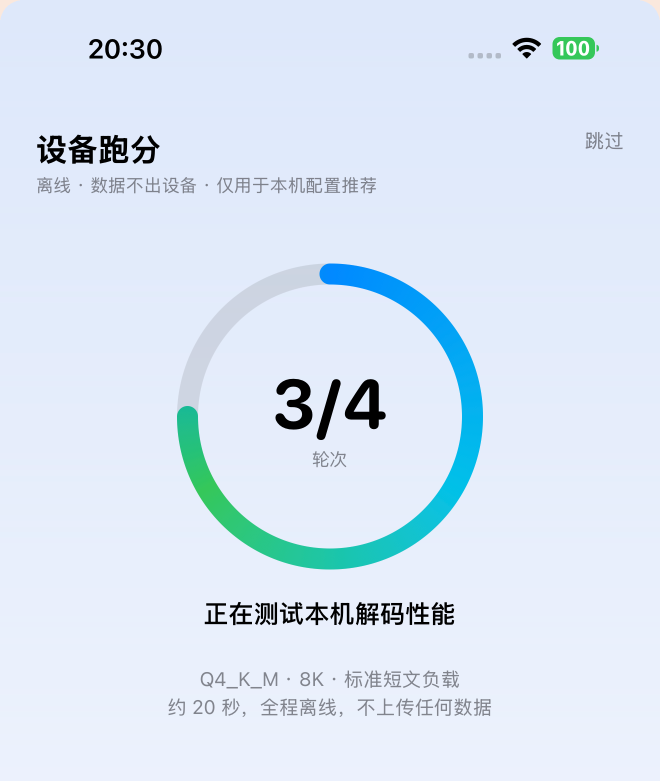
#> input picture docs/aiy27/figures/v5-assets/cover-device-v5b.png, 1320 x 1561 px (shown at 1/2 size)
$ python gen_v6_assets.py
#> lines starting #> are read from the running program, lines starting #| are printed output that depends on the picture; after the words box and inside, x2 and y2 are one past the last pixel; in counts of white or black regions, pixels touching at a corner belong together
#!/usr/bin/env python3
"""AIY 27 PPT v6 素材：设备屏幕卡 + 三张数据图。

- 设备卡：真实跑分截图 + 深色窄边框 + 柔和投影（不是假手机，只是屏幕展示卡）。
- 图表：matplotlib / Helvetica Neue / 透明底，颜色与 v6 色板一致。
"""
import os

import matplotlib
matplotlib.use("Agg")
import matplotlib.pyplot as plt
from matplotlib import font_manager as fm
import numpy as np
from PIL import Image, ImageDraw, ImageFilter

HERE = os.path.dirname(os.path.abspath(__file__))
OUT = os.path.join(HERE, "v6-assets")
os.makedirs(OUT, exist_ok=True)

NAVY = "#0B1B2B"
BLUE = "#1E6BFF"
MINT = "#2FBFB0"
RUST = "#B24A32"
GRAY = "#8A939E"
LINE = "#D9D2C5"
INK = "#0E1116"

plt.rcParams.update({
    "font.family": "Helvetica Neue",
    "font.size": 9,
    "axes.edgecolor": LINE,
    "axes.labelcolor": "#6E7680",
    "xtick.color": "#6E7680",
    "ytick.color": "#6E7680",
    "figure.dpi": 300,
    "savefig.dpi": 300,
})


def device_tile():
    src = Image.open(os.path.join(HERE, "v5-assets", "cover-device-v5b.png")).convert("RGB")
#> src is the input picture: PIL image 1320x1561 RGB; mean R, G, B 218.3, 230.6, 244.7
    W, H = 1480, 1720
    canvas = Image.new("RGBA", (W, H), (0, 0, 0, 0))
#> canvas: PIL image 1480x1720 RGBA; every value is 0
    shadow = Image.new("RGBA", (W, H), (0, 0, 0, 0))
    sd = ImageDraw.Draw(shadow)
    sd.rounded_rectangle([40, 58, 1440, 1700], radius=100, fill=(0, 0, 0, 70))
    shadow = shadow.filter(ImageFilter.GaussianBlur(34))
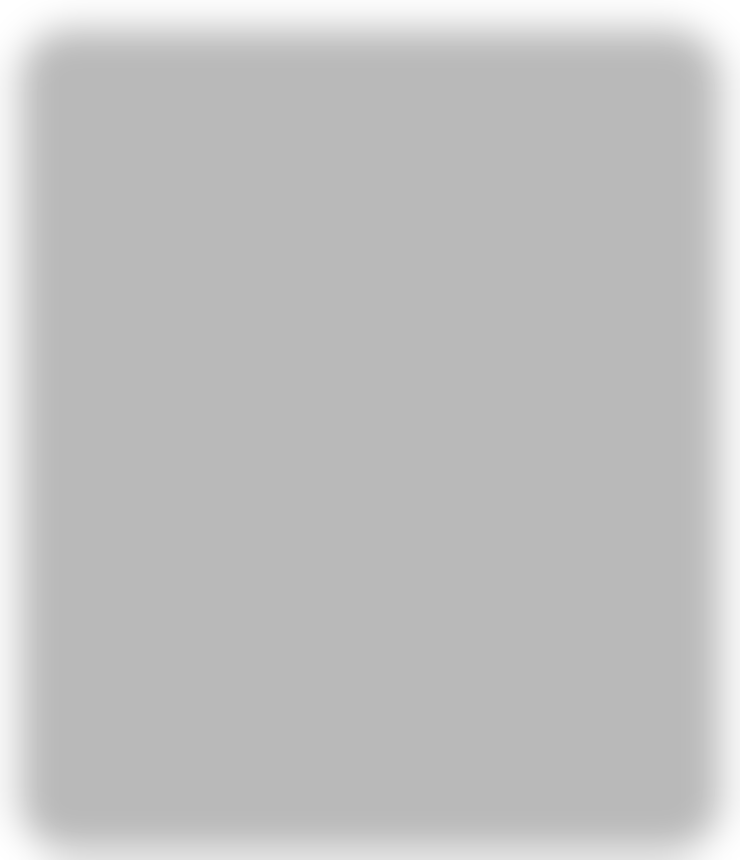
#> shadow: PIL image 1480x1720 RGBA (shown at 1/2 size); mean R, G, B, A 0, 0, 0, 62.8; transparent parts drawn white
    canvas.alpha_composite(shadow)

    body = Image.new("RGBA", (W, H), (0, 0, 0, 0))
    bd = ImageDraw.Draw(body)
    bd.rounded_rectangle([40, 40, 1440, 1682], radius=96, fill=(10, 10, 12, 255))
    bd.rounded_rectangle([54, 54, 1426, 1668], radius=84, outline=(52, 52, 58, 255), width=2)
    canvas.alpha_composite(body)
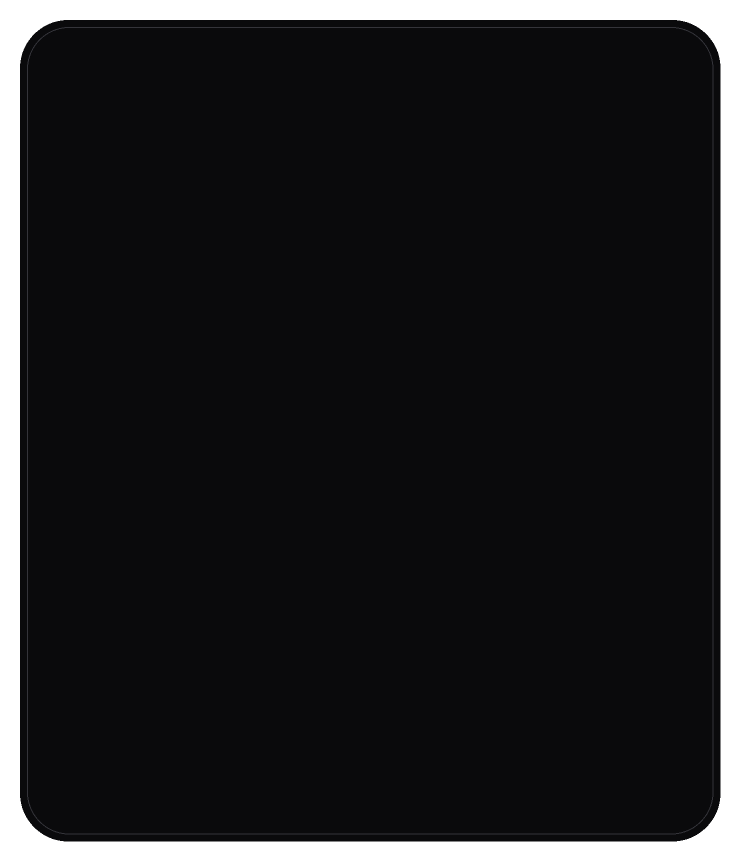
#> body: PIL image 1480x1720 RGBA (shown at 1/2 size); mean R, G, B, A 9.2, 9.2, 11, 229.8; transparent parts drawn white

    sw, sh = 1348, 1596
    screen = src.resize((sw, sh), Image.LANCZOS).convert("RGBA")
    mask = Image.new("L", (sw, sh), 0)
#> mask: PIL image 1348x1596 L; every value is 0
    md = ImageDraw.Draw(mask)
    md.rounded_rectangle([0, 0, sw, sh], radius=62, fill=255)
    screen.putalpha(mask)
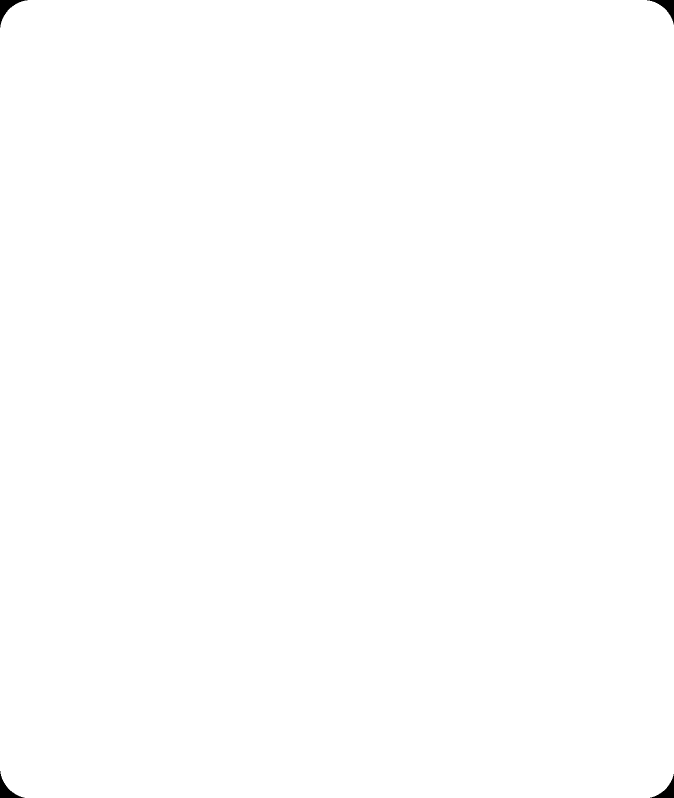
#> mask: PIL image 1348x1596 L (shown at 1/2 size); 99.9% white; 4 black regions, box (x1, y1, x2, y2) and area: (0, 0, 55, 55) 842, (1294, 0, 1348, 49) 787, (0, 1542, 49, 1596) 787, (1300, 1548, 1348, 1596) 733
    canvas.paste(screen, (66, 66), screen)
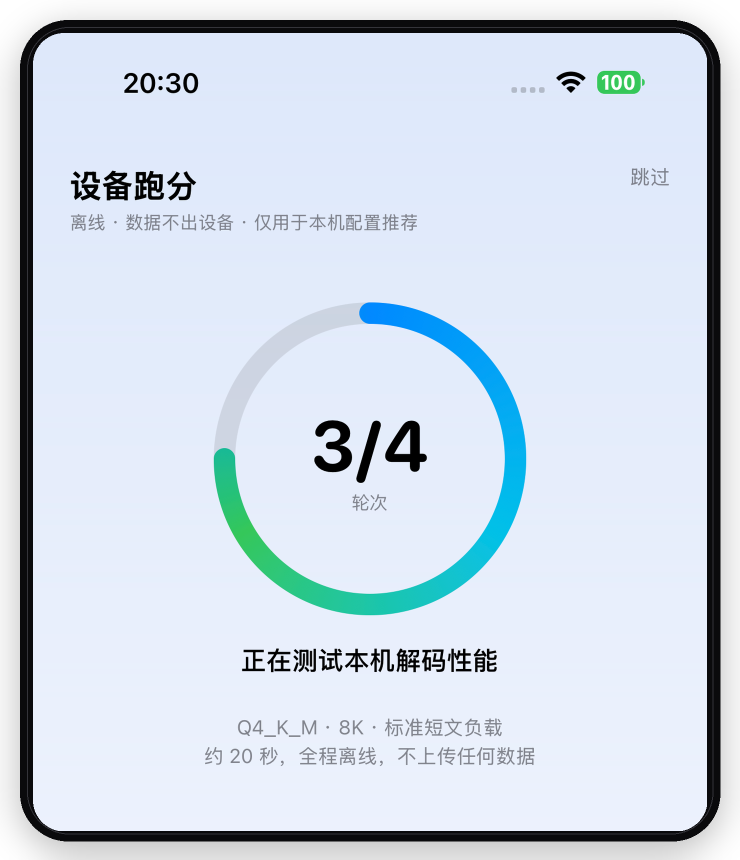
#> canvas: PIL image 1480x1720 RGBA (shown at 1/2 size); mean R, G, B, A 185, 195.3, 207.4, 231.9; transparent parts drawn white
    canvas.save(os.path.join(OUT, "device-tile.png"))


def chart_training():
    rows = [
        ("SFT19", 45, NAVY),
        ("SFT25", 47, NAVY),
        ("SFT26", 47, GRAY),
        ("SFT27e", 58, BLUE),
    ]
    fig, ax = plt.subplots(figsize=(7.4, 3.3))
    ys = np.arange(len(rows))[::-1]
    for y, (name, score, color) in zip(ys, rows):
        ax.plot([0, score], [y, y], color=color, lw=3.2, alpha=0.9, solid_capstyle="round")
        ax.plot(score, y, "o", ms=10, color=color, zorder=3)
        ax.text(score + 1.4, y, str(score), va="center", ha="left",
                color=color, fontsize=12, fontweight="bold")
    ax.set_yticks(ys)
    ax.set_yticklabels([r[0] for r in rows], fontsize=8.5, color=INK)
    ax.set_xlim(0, 69)
    ax.set_ylim(-0.6, 3.6)
    ax.set_xlabel("score / 69", fontsize=8)
    ax.axvline(47, color=GRAY, lw=1, ls=(0, (3, 4)), alpha=0.7)
    ax.text(47.8, 3.35, "training plateau 47", color=GRAY, fontsize=8, va="top")
    ax.grid(axis="x", color=LINE, lw=0.7, alpha=0.8)
    ax.set_axisbelow(True)
    for s in ("top", "right", "left"):
        ax.spines[s].set_visible(False)
    ax.tick_params(axis="y", length=0)
    ax.tick_params(axis="x", length=0)
    fig.tight_layout(pad=0.3)
    fig.savefig(os.path.join(OUT, "chart-training.png"), transparent=True)
    plt.close(fig)


def chart_engine():
    models = [
        ("0.6B IQ4_XS", 1.109, 121.1, MINT),
        ("0.6B Q4_K_M", 1.144, 119.7, MINT),
        ("0.6B Q5_K_M", 1.187, 100.5, MINT),
        ("1.7B Q8_0", 2.683, 40.1, NAVY),
        ("1.7B Q5_K_M", 2.054, 56.5, NAVY),
        ("1.7B Q4_K_M", 1.903, 61.1, BLUE),
    ]
    fig, ax = plt.subplots(figsize=(6.6, 3.7))
    for name, mem, speed, color in models:
        size = 90 if name.startswith("1.7") else 70
        ax.scatter(mem, speed, s=size, color=color, alpha=0.9, edgecolor="white", linewidth=1.2, zorder=3)
        if name.startswith("0.6"):
            continue
        dx, dy = 0.04, 2.4
        if name == "1.7B Q4_K_M":
            dx, dy = 0.045, 3.2
        if name == "1.7B Q5_K_M":
            dx, dy = 0.045, -7.0
        if name == "1.7B Q8_0":
            dx, dy = 0.045, 2.4
        ax.text(mem + dx, speed + dy, name.replace("1.7B ", "1.7B\n"),
                fontsize=7.4, color=color, va="bottom")
    # 0.6B 三点集中，合并成一个注记，避免标签互相压
    ax.annotate("0.6B · 3 quants\n100–121 tok/s", xy=(1.15, 113.5), xytext=(1.34, 108),
                fontsize=7.6, color="#1E8E84", va="center",
                arrowprops=dict(arrowstyle="-", color="#1E8E84", lw=0.8, alpha=0.7))
    ax.axvline(2.048, color=GRAY, lw=1, ls=(0, (3, 4)), alpha=0.7)
    ax.set_xlim(0.95, 2.95)
    ax.set_ylim(15, 135)
    ax.set_xlabel("peak memory / GB", fontsize=8)
    ax.set_ylabel("stable decode / tok/s", fontsize=8)
    ax.grid(color=LINE, lw=0.7, alpha=0.8)
    ax.set_axisbelow(True)
    for s in ("top", "right"):
        ax.spines[s].set_visible(False)
    ax.tick_params(length=0)
    fig.tight_layout(pad=0.3)
    fig.savefig(os.path.join(OUT, "chart-engine.png"), transparent=True)
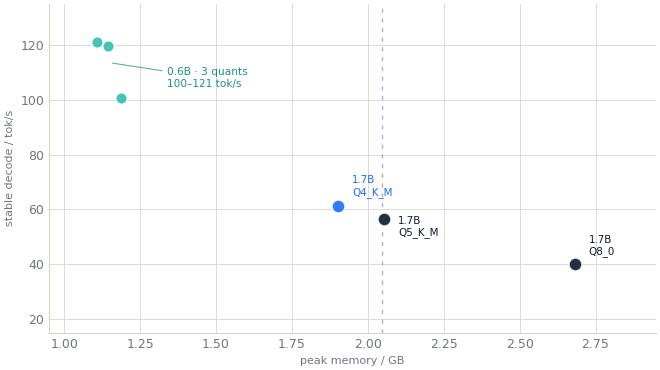
#> figure drawn by matplotlib, 1 panel
    plt.close(fig)


def chart_dates():
    x = [0, 1, 2]
    y = [51.7, 93.3, 96.7]
    labels = ["SFT20b", "SFT20c", "SFT20d"]
    fig, ax = plt.subplots(figsize=(6.4, 3.1))
    ax.plot(x, y, color=NAVY, lw=2.4, zorder=2)
    for i, (xi, yi) in enumerate(zip(x, y)):
        color = BLUE if i == 2 else NAVY
        ax.scatter(xi, yi, s=110, color=color, edgecolor="white", linewidth=1.5, zorder=3)
        vy = yi + 3.2 if i > 0 else yi - 7.0
        ax.text(xi, vy, f"{yi:.1f}%", ha="center", color=color, fontsize=12, fontweight="bold")
        ly = yi - 8.0 if i > 0 else yi - 14.0
        ax.text(xi, ly, labels[i], ha="center", color=GRAY, fontsize=8)
    ax.set_ylim(35, 108)
    ax.set_xlim(-0.4, 2.4)
    ax.set_ylabel("date accuracy / %", fontsize=8)
    ax.grid(axis="y", color=LINE, lw=0.7, alpha=0.8)
    ax.set_axisbelow(True)
    for s in ("top", "right"):
        ax.spines[s].set_visible(False)
    ax.set_xticks([])
    ax.tick_params(length=0)
    fig.tight_layout(pad=0.3)
    fig.savefig(os.path.join(OUT, "chart-dates.png"), transparent=True)
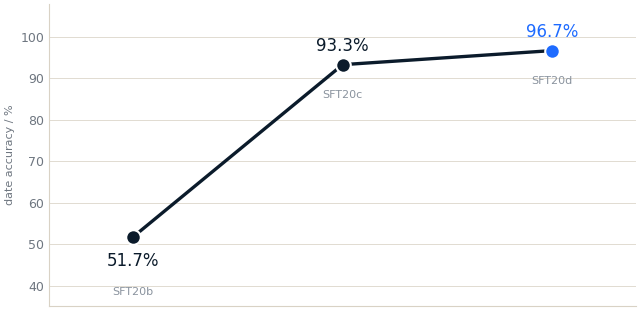
#> figure drawn by matplotlib, 1 panel
    plt.close(fig)


def dark_bg(w, h, seed=7, glow=(0.55, 0.44), glow_r=0.80, rings=None,
            ring_center=(0.53, 0.44), amp=0.20, vignette=0.50):
    """深海军蓝背景：斜向渐变 + 弥散蓝光 + 细同心环 + 稀疏点阵 + 微颗粒。"""
    W, H = w * 2, h * 2
    yy, xx = np.mgrid[0:H, 0:W].astype(np.float32)
    x = xx / (W - 1); y = yy / (H - 1)
    t = np.clip(0.52 * x + 0.48 * y, 0, 1)[..., None]
    top = np.array([11.0, 28.0, 45.0])
    bot = np.array([5.0, 13.0, 23.0])
    img = top * (1 - t) + bot * t
    asp = H / W

    def glow_at(cx, cy, r, color, a):
        d = np.sqrt((x - cx) ** 2 + ((y - cy) * asp) ** 2) / r
        return (np.clip(1 - d, 0, 1) ** 1.6)[..., None] * np.array(color) * a

    img += glow_at(glow[0], glow[1], glow_r, (30, 90, 200), amp)
    img += glow_at(0.10, 0.92, 0.75, (20, 110, 100), amp * 0.22)
    vx = (x - 0.5) * 1.14; vy = (y - 0.5) * 1.02
    v = np.clip(1 - vignette * (vx * vx + vy * vy), 0.64, 1.0)[..., None]
    img *= v
    rng = np.random.default_rng(seed)
    img += rng.normal(0, 1.1, (H, W, 1))
    im = Image.fromarray(np.clip(img, 0, 255).astype(np.uint8)).convert("RGBA")

    if rings:
        ov = Image.new("RGBA", (W, H), (0, 0, 0, 0))
        d = ImageDraw.Draw(ov)
        cx, cy = ring_center[0] * W, ring_center[1] * H
        base = min(W, H)
        for r, a in rings:
            rr = r * base
            d.ellipse([cx - rr, cy - rr, cx + rr, cy + rr],
                      outline=(130, 175, 225, a), width=2)
        im = Image.alpha_composite(im, ov)

    ov = Image.new("RGBA", (W, H), (0, 0, 0, 0))
    d = ImageDraw.Draw(ov)
    for py in range(28, H, 56):
        for px in range(28, W, 56):
            d.point((px, py), fill=(150, 190, 235, 8))
    im = Image.alpha_composite(im, ov)
    return im.convert("RGB").resize((w, h), Image.LANCZOS)


def dark_panels():
    specs = [
        ("bg-cover.jpg", 1197, 1500, dict(glow=(0.55, 0.42), glow_r=0.82,
         rings=[(0.33, 30), (0.47, 22), (0.61, 16)], ring_center=(0.53, 0.44))),
        ("bg-problem.jpg", 946, 1144, dict(seed=11, glow=(0.24, 0.18), glow_r=0.62,
         rings=[(0.44, 18), (0.64, 12)], ring_center=(0.94, 0.88))),
        ("bg-ceiling.jpg", 886, 744, dict(seed=17, glow=(0.84, 0.22), glow_r=0.70,
         rings=[(0.58, 16), (0.82, 11)], ring_center=(1.04, -0.04))),
        ("bg-math.jpg", 1137, 1500, dict(seed=23, glow=(0.82, 0.18), glow_r=0.78,
         rings=[(0.50, 14), (0.74, 10)], ring_center=(1.06, 1.02))),
        ("bg-closing.jpg", 1137, 1500, dict(seed=31, glow=(0.82, 0.76), glow_r=0.78,
         rings=[(0.44, 22), (0.64, 15)], ring_center=(0.90, 0.94))),
        ("bg-gates.jpg", 2667, 420, dict(seed=41, glow=(0.55, 0.55), glow_r=0.80,
         rings=[(0.52, 15), (0.86, 10)], ring_center=(0.55, 1.55))),
    ]
    for name, w, h, kw in specs:
        dark_bg(w, h, **kw).save(os.path.join(OUT, name), quality=94, subsampling=0)
#> this loop made 6 passes
#> pass 1, in dark_bg, `im = Image.fromarray(np.clip(img, 0, 255).astype(np.uint8)).convert("R..`:
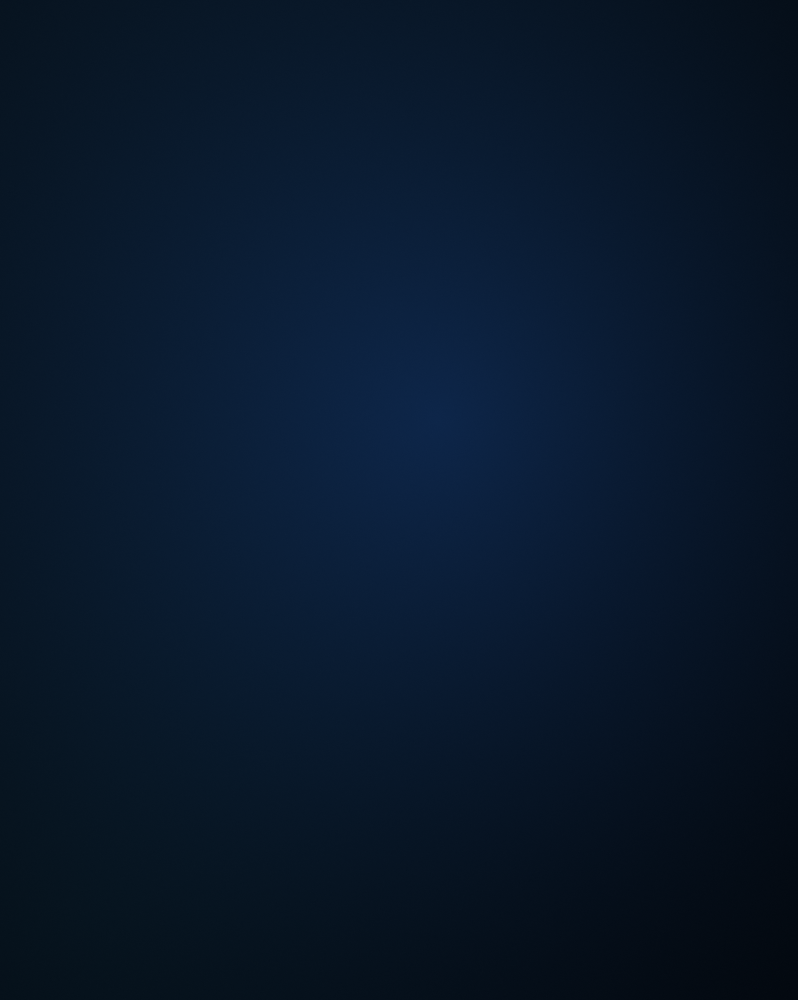
#> im: PIL image 2394x3000 RGBA (shown at 1/3 size); mean R, G, B, A 8.6, 23.9, 42.7, 255


def vscode_tile():
    """真实 VS Code 窗口截图：裁到标题栏 + 面包屑 + 代码，圆角与投影做成浮动卡。"""
#> (the run stopped early here; a loop or call above may not have finished)
